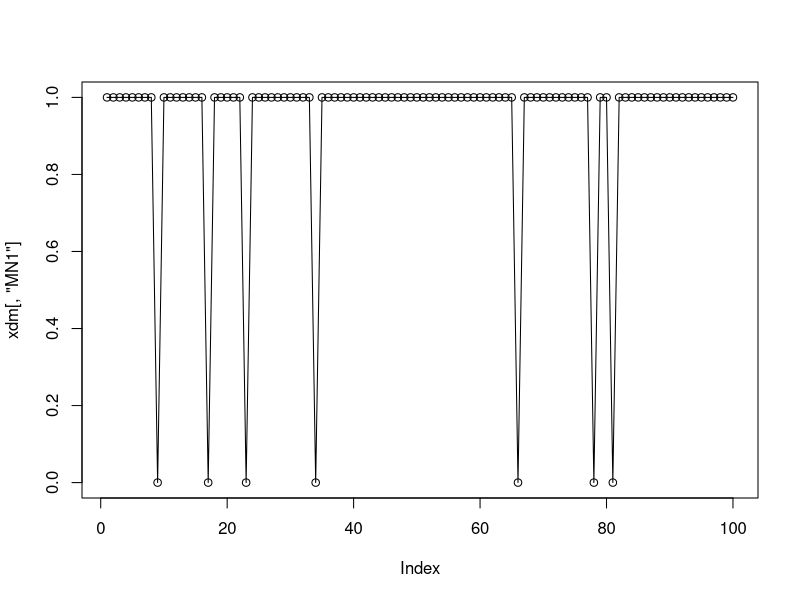

R code for this plot:
## ---- chunk 1
#Define Constants
loan_tenure <- 36
no_of_accounts <-100
bk1_default_per=8
bk2_default_per=12
bk3_default_per=8
bk4_default_per=4
str_month <- "MN"
str_account<-"AC"
xdm<-NULL
#create Months list
nm<-NULL
nm<-1:loan_tenure
#Create Account Name
account_names<-NULL
account_names<-paste(str_account, seq(1:no_of_accounts), sep="")
month_names<-NULL
month_names<-paste(str_month, seq(1:loan_tenure), sep="")
xdm<-NULL
xdm<-matrix(nrow = no_of_accounts, ncol=loan_tenure, dimnames = list(account_names, month_names))
# define buckets range samples of paymentDoneTrue
bx<-loan_tenure/3
bucket1<-seq(1,bx)
bucket2<-seq(bx+1,2*bx)
bucket3<-seq(2*bx+1,3*bx)
bucket4<-seq(3*bx+1,4*bx)
# Simulate defaulters
b1<-NULL
b1<-sample (c(1,0), no_of_accounts, replace=T, prob=c((1-bk1_default_per/100),bk1_default_per/100))

xdm[,1:bx]<-b1
#Set 8% of defaults in bucket 1
b2<-NULL
b2<-sample (c(1,0), no_of_accounts, replace=T, prob=c((1-bk2_default_per/100),bk2_default_per/100))
xdm[,(bx+1):(2*bx)]<-b2
b3<-NULL
b3<-sample (c(1,0), no_of_accounts, replace=T, prob=c((1-bk3_default_per/100),bk3_default_per/100))
xdm[,(2*bx+1):(3*bx)]<-b3
## ---- chunk 2
summary(xdm[,"MN1"])
## ---- chunk 3
plot(xdm[,"MN1"], type = "o" )
